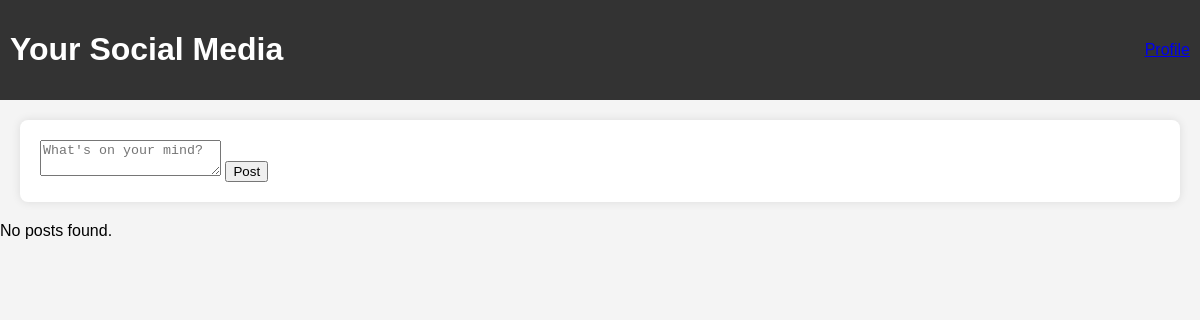
Before: /site.php (signed in) with the older database file.
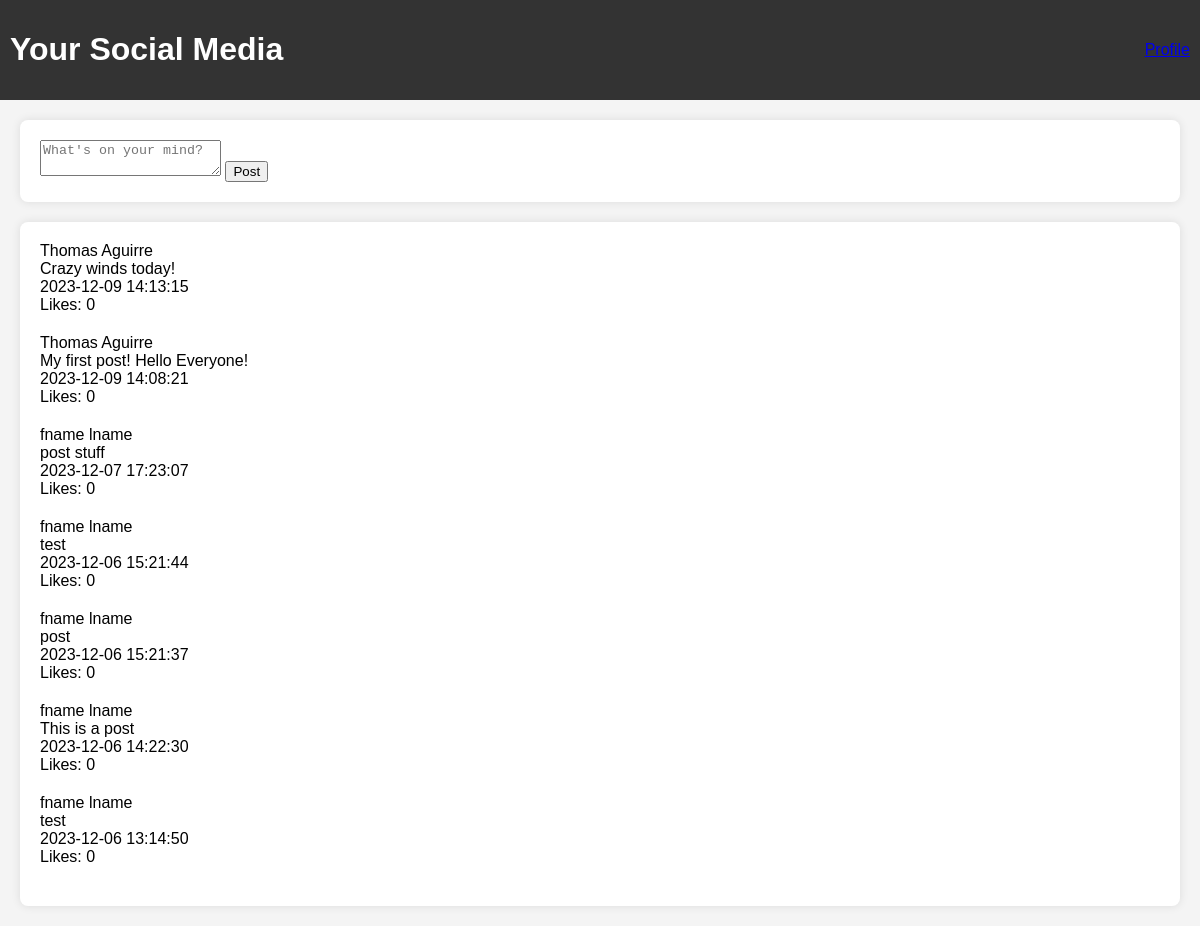
After: the same page with the newer database file.
### tables this page shows
CREATE TABLE `Post` (
  `PostID` int NOT NULL AUTO_INCREMENT,
  `UserID` int DEFAULT NULL,
  `Content` varchar(255) DEFAULT NULL,
  `PostDate` datetime DEFAULT NULL,
  `Likes` int DEFAULT NULL,
  PRIMARY KEY (`PostID`),
  KEY `UserID` (`UserID`),
  CONSTRAINT `Post_ibfk_1` FOREIGN KEY (`UserID`) REFERENCES `User` (`UserID`)
);

CREATE TABLE `User` (
  `UserID` int NOT NULL AUTO_INCREMENT,
  `Username` varchar(255) DEFAULT NULL,
  `Email` varchar(255) DEFAULT NULL,
  `Password` varchar(255) DEFAULT NULL,
  `FirstName` varchar(255) DEFAULT NULL,
  `LastName` varchar(255) DEFAULT NULL,
  `DOB` date DEFAULT NULL,
  `PFP` varchar(255) DEFAULT NULL,
  `Location` varchar(255) DEFAULT NULL,
  `Bio` text,
  `Registered` date DEFAULT NULL,
  PRIMARY KEY (`UserID`)
);

### back-end/get-posts.php (the view, shortened to what this page needs)
<?php
include($_SERVER['DOCUMENT_ROOT'].'/back-end/db.php');
if(isset($calluser)) {
    $selectQuery = "SELECT
                        P.Content,
                        P.PostDate,
                        P.Likes,
                        U.FirstName,
                        U.LastName
                    FROM
                        socialsync.Post P
                    JOIN
                        socialsync.User U ON P.UserID = U.UserID
                    WHERE P.UserID = $calluser
                    ORDER BY
                        P.PostDate DESC";
    unset($calluser);
}
else {
    $selectQuery = "SELECT
                        P.Content,
                        P.PostDate,
                        P.Likes,
                        U.FirstName,
                        U.LastName
                    FROM
                        socialsync.Post P
                    JOIN
                        socialsync.User U ON P.UserID = U.UserID
                    ORDER BY
                        P.PostDate DESC";
}
$result = $conn->query($selectQuery);
if ($result->num_rows > 0) {
    echo '<div class="post-container">';
    while ($row = $result->fetch_assoc()) {
        echo '<div class="post">';
        echo "<p>" . $row['FirstName'] . " " . $row['LastName'];
        echo "<p>" . $row['Content'] . "</p>";
        echo "<p>" . $row['PostDate'] . "</p>";
        echo "<p>Likes: " . $row['Likes'] . "</p>";
        echo "</div>";
    }
    echo "</div>";
} else {
    echo "No posts found.";
}
?>

### site.php (shortened to what this page needs)
<!DOCTYPE html>
<html lang="en">
<head>
</head>
<body>
<div class="navbar">
    <h1>Your Social Media</h1>
    <div class="profile-icon">
        <a href="profile.php">Profile</a>
    </div>
</div>
<div class="post-container">
    <form action="/back-end/create-post.php" method="post">
        <textarea name="post_content" placeholder="What's on your mind?"></textarea>
        <input type="submit" value="Post">
    </form>
</div>
<?php include($_SERVER['DOCUMENT_ROOT'].'/back-end/get-posts.php'); ?>
</body>
</html>

### site.php (style rules this page uses)
body { font-family: Arial, sans-serif; background-color: #f4f4f4; margin: 0; padding: 0; }
.navbar { background-color: #333; padding: 10px; color: #fff; text-align: center; display: flex; justify-content: space-between; align-items: center; }
.post-container { margin: 20px; background-color: #fff; padding: 20px; border-radius: 8px; box-shadow: 0 0 10px rgba(0, 0, 0, 0.1); }
.post { margin-bottom: 20px; }
.post p { margin: 0; }
.profile-icon { color: #fff; margin-left: auto; }

Changed rows visible on the page:
added post: UserID.FirstName "Thomas", UserID.LastName "Aguirre", Content "Crazy winds today!", PostDate "2023-12-09 14:13:15", Likes "0"
added post: UserID.FirstName "Thomas", UserID.LastName "Aguirre", Content "My first post! Hello Everyone!", PostDate "2023-12-09 14:08:21", Likes "0"
added post: UserID.FirstName "fname", UserID.LastName "lname", Content "post stuff", PostDate "2023-12-07 17:23:07", Likes "0"
added post: UserID.FirstName "fname", UserID.LastName "lname", Content "test", PostDate "2023-12-06 15:21:44", Likes "0"
added post: UserID.FirstName "fname", UserID.LastName "lname", Content "post", PostDate "2023-12-06 15:21:37", Likes "0"
added post: UserID.FirstName "fname", UserID.LastName "lname", Content "This is a post", PostDate "2023-12-06 14:22:30", Likes "0"
added post: UserID.FirstName "fname", UserID.LastName "lname", Content "test", PostDate "2023-12-06 13:14:50", Likes "0"
Other visible differences:
text no longer shown: "No posts found."
